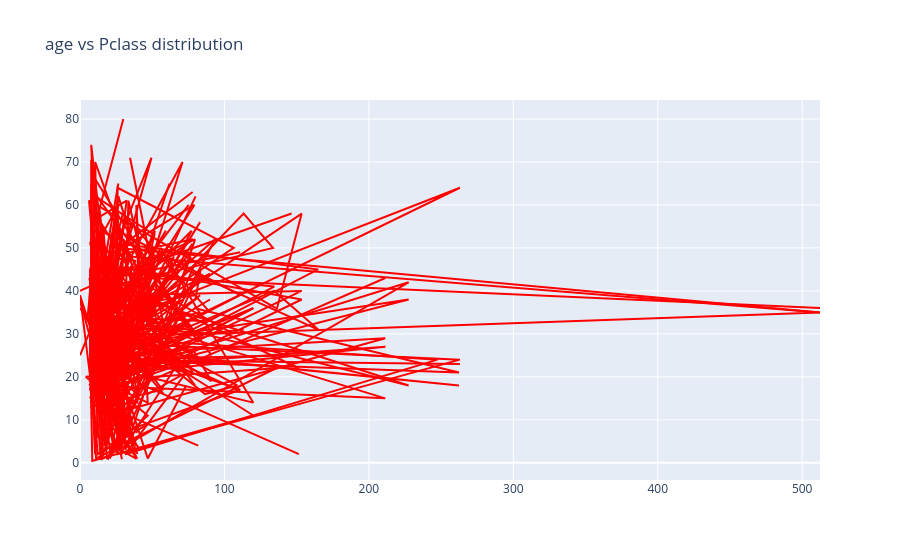

Notebook code cell kept with this figure:
### Code cell
#Rectangle plot and scatter plot
trace = go.Scatter(x=data['Fare'],
               y=data['Age'],
               marker={'color':'red'})
layout = go.Layout(title="age vs Pclass distribution")
fig = go.Figure(data=trace,layout = layout)
fig.show()

### Figure 1 — Plotly figure (JSON) as saved in the notebook; plotly's stock layout.template omitted (floating-point values rounded to 4 significant figures; data arrays with more than 128 entries replaced by an {"elided": "..."} marker saying what was removed)
{"data": [{"marker": {"color": "red"}, "type": "scatter", "x": {"elided": "891 float values"}, "y": {"elided": "891 float values"}}], "layout": {"title": {"text": "age vs Pclass distribution"}}}
